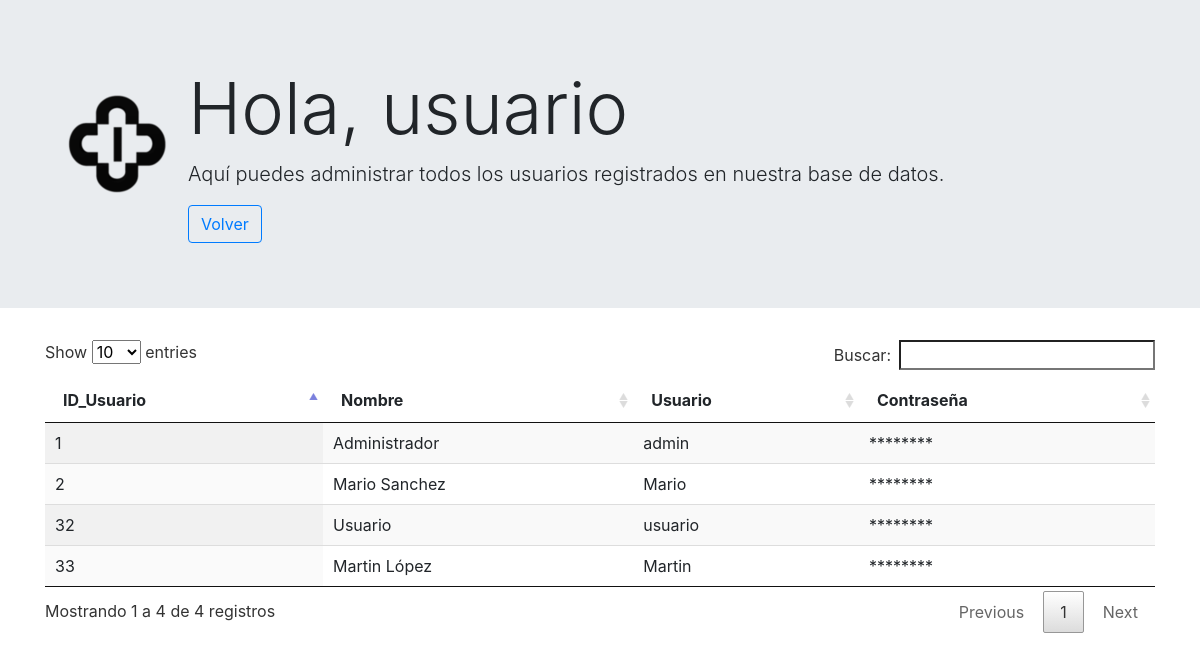
The page /usuarios.php (signed in) on the database its author committed.
### tables this page shows
CREATE TABLE `usuarios` (
  `id_usuario` int(11) NOT NULL,
  `Nombre` varchar(150) NOT NULL,
  `Usuario` varchar(100) NOT NULL,
  `Password` varchar(100) NOT NULL,
  `Administrador` set('Si','No') NOT NULL
);

### usuarios.php (the view, shortened to what this page needs)
<?php
require 'conexion.php';
$usuario = $_SESSION['usuario'];
$sql = "SELECT * FROM usuarios";
$resultado = $mysqli->query($sql);
?>
<!doctype html>
<html lang="es">
<head>
    <link rel="stylesheet" href="css/bootstrap.min.css">
    <link rel="stylesheet" href="css/styles.css">
    <link rel="stylesheet" href="css/jquery.dataTables.min.css">
</head>
<body>
    <div class="jumbotron jumbotron-fluid">
        <div class="container">
            <table>
                <tr>
                    <th>
                        <p><img class="img" src="images/icono.png"></p>
                    </th>
                    <th>
                        <h1 class="display-3">Hola, <?php echo $usuario ?></h1>
                        <p class="lead">Aquí puedes administrar todos los usuarios registrados en nuestra base de datos.</p>
                        <a href="index.php"><button type="button" class="btn btn-outline-primary">Volver</button></a>
                    </th>
                </tr>
            </table>
        </div>
    </div>
    <div class="container">
        <table id="tabla" class="display" style="width:100%">
            <thead>
                <tr>
                    <th>ID_Usuario</th>
                    <th>Nombre</th>
                    <th>Usuario</th>
                    <th>Contraseña</th>
                </tr>
            </thead>
            <tbody>
                <?php
                while ($fila = $resultado->fetch_assoc()) {
                    echo "<tr>";
                    echo "<td>{$fila['id_usuario']}</td>";
                    echo "<td>{$fila['Nombre']}</td>";
                    echo "<td>{$fila['Usuario']}</td>";
                    echo "<td>********</td>";
                    echo "</tr>";
                }
                ?>
            </tbody>
        </table>
    </div>
</body>
</html>

### rows shown on the page
usuarios: id_usuario "1", Nombre "Administrador", Usuario "admin"
usuarios: id_usuario "2", Nombre "Mario Sanchez", Usuario "Mario"
usuarios: id_usuario "32", Nombre "Usuario", Usuario "usuario"
usuarios: id_usuario "33", Nombre "Martin López", Usuario "Martin"

### other values the page prints
$usuario "usuario"
